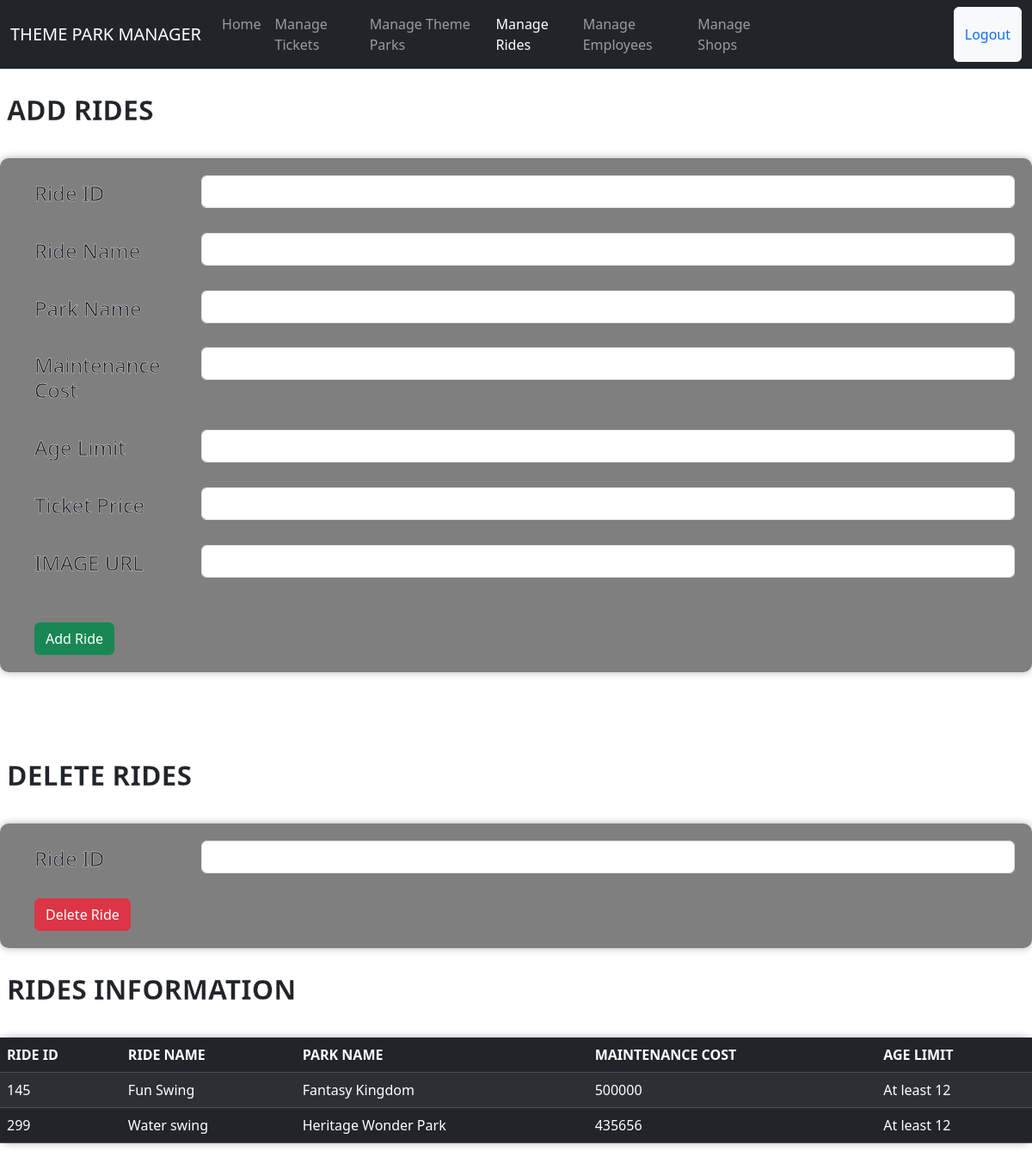
The app's page /rides_admin.php with its own data.
### tables this page shows
CREATE TABLE `rides_admin` (
  `ride_id` int(11) NOT NULL,
  `ride_name` varchar(100) NOT NULL,
  `maintenance_cost` int(11) NOT NULL,
  `age_limit` text NOT NULL,
  `park_name` varchar(100) NOT NULL,
  `ticket_price` int(11) NOT NULL,
  `image_url` text NOT NULL,
  `admin_id` int(11) NOT NULL
);

### rides_admin.php (the view, shortened to what this page needs)
<!doctype html>
<html lang="en">
  <head>
    <link href="https://cdn.jsdelivr.net/npm/bootstrap@5.3.3/dist/css/bootstrap.min.css" rel="stylesheet">
  </head>
  <body>
  <nav class="navbar navbar-expand-lg navbar-dark bg-dark">
    <div class="container-fluid">
      <a class="navbar-brand" href="home_page_admin.php">THEME PARK MANAGER</a>
      <div class="collapse navbar-collapse" id="navbarNavAltMarkup">
        <div class="navbar-nav center">
          <a class="nav-link" href="home_page_admin.php">Home</a>
          <a class="nav-link"  href="ticket_admin.php">Manage Tickets</a>
          <a class="nav-link" href="theme_park_admin.php">Manage Theme Parks</a>
          <a class="nav-link active" aria-current="page" href="rides_admin.php">Manage Rides</a>
          <a class="nav-link" href="employees.php">Manage Employees</a>
          <a class="nav-link" href="shop_admin.php">Manage Shops</a>
          <button type="button" class="btn btn-light" style="margin-left: 200px"><a href="login.php" style="text-decoration:none;">Logout</a></button>
        </div>
      </div>
    </div>
  </nav>
<br>
<h1>ADD RIDES</h1>
<br>
<form method= "POST">
  <div class="row mb-3">
    <label for="inputEmail3" class="col-sm-2 col-form-label"><h4>Ride ID</h4></label>
    <div class="col-sm-10">
      <input type="number" name="r_id" class="form-control" id="inputEmail3">
    </div>
  </div>
  <div class="row mb-3">
    <label for="inputPassword3" class="col-sm-2 col-form-label"><h4>Ride Name</h4></label>
    <div class="col-sm-10">
      <input type="text" name="r_name" class="form-control" id="inputPassword3">
    </div>
  </div>
  <div class="row mb-3">
    <label for="inputPassword3" class="col-sm-2 col-form-label"><h4>Park Name</h4></label>
    <div class="col-sm-10">
      <input type="text" name="p_name" class="form-control" id="inputPassword3">
    </div>
  </div>
  <div class="row mb-3">
    <label for="inputPassword3" class="col-sm-2 col-form-label"><h4>Maintenance Cost</h4></label>
    <div class="col-sm-10">
      <input type="int" name="m_cost" class="form-control" id="inputPassword3">
    </div>
  </div>
  <div class="row mb-3">
    <label for="inputPassword3" class="col-sm-2 col-form-label"><h4>Age Limit</h4></label>
    <div class="col-sm-10">
      <input type="text" name="age" class="form-control" id="inputPassword3">
    </div>
  </div>
  <div class="row mb-3">
    <label for="inputPassword3" class="col-sm-2 col-form-label"><h4>Ticket Price</h4></label>
    <div class="col-sm-10">
      <input type="number" name="t_price" class="form-control" id="inputPassword3" required>
    </div>
  </div>
  <div class="row mb-3">
    <label for="inputPassword3" class="col-sm-2 col-form-label"><h4>IMAGE URL</h4></label>
    <div class="col-sm-10">
      <input type="text" name="image" class="form-control" id="inputPassword3">
    </div>
  </div>
  <br>
  <button type="submit" name="add" class="btn btn-success" style="margin-left: 20px;">Add Ride</button>
</form>
<br>
<br>
<br>
<br>
<h1>DELETE RIDES</h1>
<br>
<form method= "POST">
  <div class="row mb-3" >
  <label for="inputPassword3" class="col-sm-2 col-form-label"><h4>Ride ID</h4></label>
  <div class="col-sm-10">
    <input type="number" name= "rd_id" class="form-control" id="inputPassword3">
    </div>
    </div>
    <button type="submit" name="del" class="btn btn-danger" style="margin-left: 20px;">Delete Ride</button>
  </form>
<br>
<section class = 'Heading'>
<h1>RIDES INFORMATION</h1>
<br>
<table class="table table-dark table-striped">
  <thead class="thead-dark">
    <tr>
      <th scope="col">RIDE ID</th>
      <th scope="col">RIDE NAME</th>
      <th scope="col">PARK NAME</th>
      <th scope="col">MAINTENANCE COST</th>
      <th scope="col">AGE LIMIT</th>
    </tr>
  </thead>
  <tbody>
      <?php
            require_once('dbconnect.php');
            $query = "SELECT ride_id, ride_name, park_name, maintenance_cost, age_limit  FROM rides_admin";
            $result=mysqli_query($conn,$query);
        if (mysqli_num_rows($result)>0) {
            while ($row=mysqli_fetch_array($result)) {
    ?>
    <tr>
      <td><?php echo $row[0];?></td>
      <td><?php echo $row[1];?></td>
      <td><?php echo $row[2];?></td>
      <td><?php echo $row[3];?></td>
      <td><?php echo $row[4];?></td>
    <?php
            }
        }
    ?>
    </tr>
  </tbody>
</table>
</section>
  </body>
</html>

### rides_admin.php (style rules this page uses)
.navbar-expand-lg .navbar-collapse { display: flex!important; justify-content: space-around; flex-basis: auto; }
body { background-image: url(../myProject/img/bg.jpg); background-size: cover; background-repeat: no-repeat; background-attachment: fixed; background-position: center; backdrop-filter: blur(5px); }
.row { padding-left: 20px; }
h1,label { align-self: flex-end; padding: 0.5rem; font-size: 2rem; line-height: 1;font-weight: 600; -webkit-text-stroke: 0.4px white; }
form,table { background-color: rgba(0, 0, 0, 0.5); padding: 20px; border-radius: 10px; box-shadow: 0px 0px 10px rgba(0, 0, 0, 0.3); }

### records on screen
rides_admin: ride_id "145", ride_name "Fun Swing", park_name "Fantasy Kingdom", maintenance_cost "500000", age_limit "At least 12"
rides_admin: ride_id "299", ride_name "Water swing", park_name "Heritage Wonder Park", maintenance_cost "435656", age_limit "At least 12"
